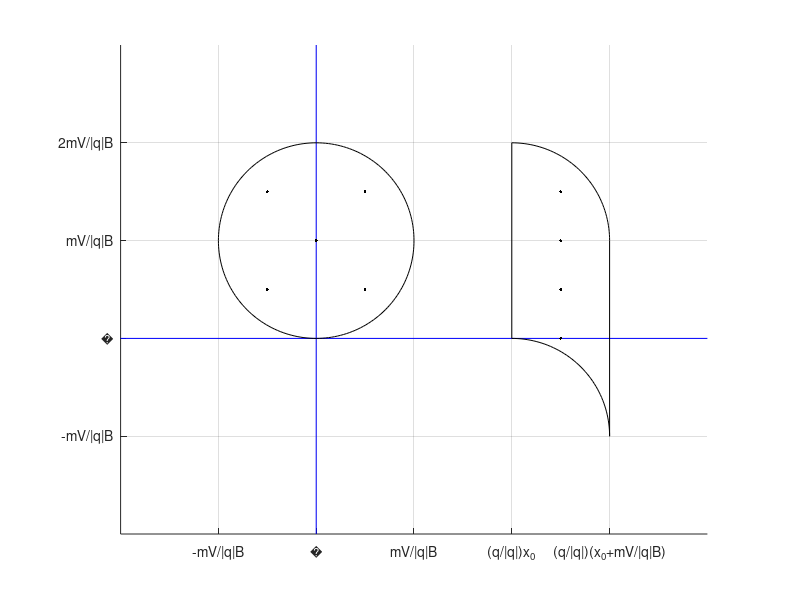

Write the MATLAB code that produced this figure.
% General Physics IIB Homework_6 Question_1
% Draw the boundary of the magnetic field B
hold on
grid on
axis equal
plot([-2 4],[0 0],'b')
plot([0 0],[-2 3],'b')
t = 0:pi / 100:2 * pi;
x = cos(t);
y = sin(t) + 1;
plot(x,y,'k-')
t = 0:pi / 100:pi / 2;
x = cos(t) + 2;
y = sin(t) + 1;
plot(x,y,'k-')
x = cos(t) + 2;
y = sin(t) - 1;
plot(x,y,'k-')
plot([2 2],[0 2],'k-')
plot([3 3],[-1 1],'k-')
plot([0 0.5 0.5 -0.5 -0.5 2.5 2.5 2.5 2.5],[1 1.5 0.5 1.5 0.5 0 0.5 1 1.5],'k.')
axis([-2 4 -2 3]);
set(gca,'xtick',[-1 0 1 2 3]);
set(gca,'xticklabel',{'-mV/|q|B',0,'mV/|q|B','(q/|q|)x_0','(q/|q|)(x_0+mV/|q|B)'})
set(gca,'ytick',[-1 0 1 2]);
set(gca,'yticklabel',{'-mV/|q|B',0,'mV/|q|B','2mV/|q|B'})
hold off